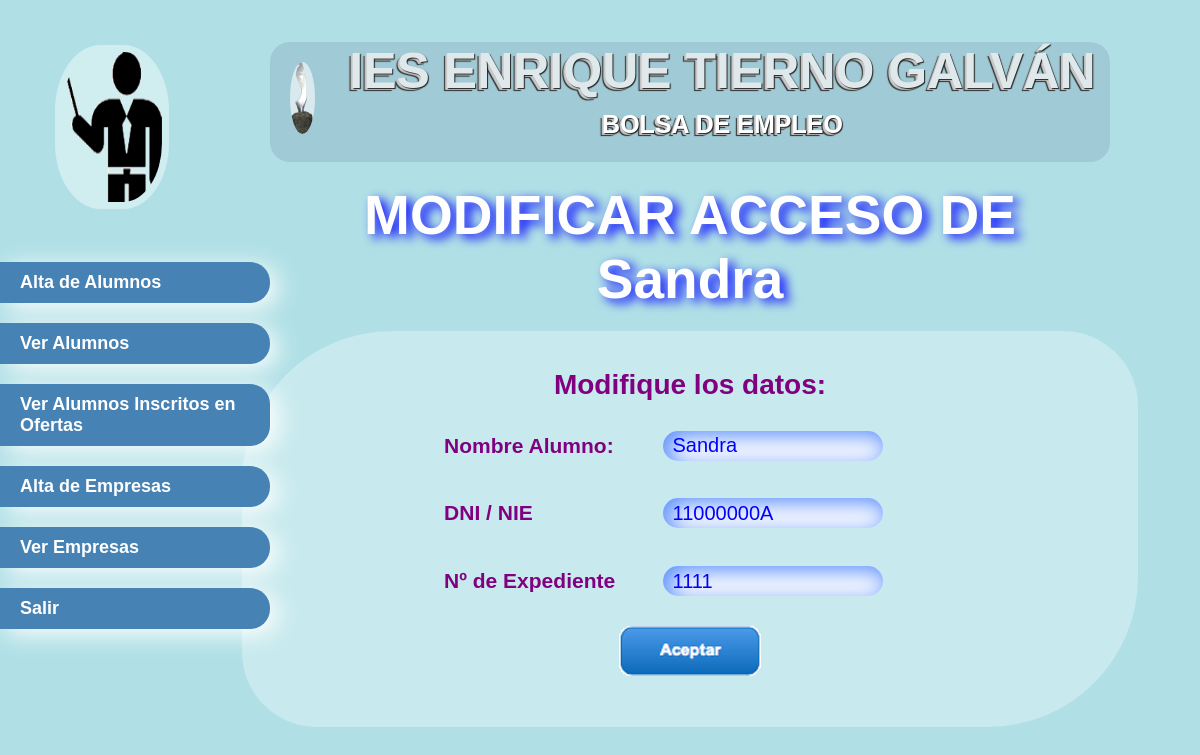
The page /Proyecto/profesor/modif_alum.php?id=11000000A on the database its author committed.
### tables this page shows
CREATE TABLE IF NOT EXISTS `alumnos` (
  `DNI` varchar(9) NOT NULL,
  `EXP` int(5) NOT NULL,
  `IDPROF` int(3) NOT NULL,
  `NOMBRE` varchar(30) NOT NULL,
  PRIMARY KEY (`DNI`),
  KEY `IDPROF` (`IDPROF`),
  KEY `IDPROF_2` (`IDPROF`),
  KEY `IDPROF_3` (`IDPROF`)
);

### Proyecto/profesor/modif_alum.php (the view, shortened to what this page needs)
<html>
<head>
	<LINK REL="stylesheet" TYPE="text/css" HREF="estilo.css">
</head>
<BODY>
<?php
	$ID=$_REQUEST['id'];
	$conexion=mysqli_connect("localhost","root","","bolsaempleo") or die("Problemas en la conexion");
	$query= "select * from ALUMNOS where DNI= '$ID'" or die ("Problemas en el select". mysqli_error($conexion));
	$cons=mysqli_query($conexion,$query);
	$fila=mysqli_fetch_array($cons);
	?>
		<div id="menu" class="div">
				<div class="ima">
					<img class="foto" src="/Proyecto/botones/profesores-2.gif">
				</div>
				<div class="ul">
					<ul>
						<a href="alta_alum.php"><li>Alta de Alumnos</li></a>
						<a href="ver_alum.php"><li>Ver Alumnos</li></a>
						<a href="ver_inscritos.php"><li>Ver Alumnos Inscritos en Ofertas</li></a>
						<a href="/Proyecto/empresa/form_empresa.php?n=2"><li>Alta de Empresas</li></a>
						<a href="ver_empresas.php"><li>Ver Empresas</li></a>
						<a href="index.php"><li>Salir</li></a>
					</ul>
				</div>
			</div>
		<div id="pagina" >
			<div id="head">
				<header id="header">
					<div class="titulo">
							<img class="sim" style="float:left;" src="/Proyecto/ies.gif">
							<h1>IES ENRIQUE TIERNO GALVÁN</h1>
							<p>BOLSA DE EMPLEO</p>
					</div>
				</header>
			</div>
				<div id="principal" class="div">
					<h1 class="h1">MODIFICAR ACCESO DE <?php echo $fila['NOMBRE'] ?></h1>
					<div id="acceso">
					<P class="pp">Modifique los datos:</P>
					<FORM CLASS="borde" ACTION="modif_alum2.php?id=<?php echo $ID ?>" METHOD="POST" autocomplete="on" enctype="multipart/form-data">
						<p align="center">
							<table class="tabla" width="500">
								<tr >
									<td><p class="p">Nombre Alumno: </p></td><td><p class="p"><INPUT TYPE="text" maxlength="30" NAME="nombre" title="Ingrese el Nombre" placeholder="Nombre" value="<?php echo $fila['NOMBRE'] ?>" required></p></td>
								</tr>
								<tr>
									<td><p class="p">DNI / NIE</p></td><td><p class="p"><INPUT TYPE="text" maxlength="9" NAME="dni"  placeholder="DNI o NIE" value="<?php echo $fila['DNI'] ?>" required pattern="([0-9]{8}([A-Z]|[a-z]))|(([X|Y|Z]|[x|y|z])[0-9]{7}([A-Z]|[a-z]))" title="DNI:12345678X o NIE: [XYZ]1234567X" ></p></td>
								</tr>
								<tr>
									<td><p class="p">Nº de Expediente</p></td><td><p class="p"><INPUT TYPE="number" min="1000" max="10000" NAME="exp"  placeholder="Nº Exp." value="<?php echo $fila['EXP'] ?>" required></p></td>
								</tr>
								<tr>
									<td colspan="2"><p align="center"><INPUT TYPE="submit" NAME="aceptar" VALUE=""></p></td>
								</tr>
							</table>
						</p>
						</div>
				</div>
		</div>
	</BODY>
</HTML>

### Proyecto/profesor/estilo.css (style rules this page uses)
* { margin:0px; padding:0px; }
html { font-family: Geneva, sans-serif; background-color:PowderBlue; }
header#header { margin: 30px auto; width:840px; height:100px; }
div.titulo { text-align:center; height:120px; color: #dfe9ec; font: bold 25px 'Myriad Pro',Arial,Helvetica,sans-serif; background:#a0cad5; width:100%; text-shadow: 1px 1px 1px #222, -2px 2px 1px #ccc, -3px 3px 1px #222; border-radius:20px 20px 20px 20px; }
img.sim { margin:20px; padding:20px auto; background-color: rgba(255,255,255,.6); width:25px; border-radius:50%; transition:box-shadow .4s; }
input[type=text], input[type=number], input[type=password] { margin: 5px; padding: 0 10px; width: 300px; height: 55px; color: SkyBlue; background: white; border: 55px; font-size: 20px; border-radius: 12px; -moz-outline-radius: 8px; -webkit-box-shadow: inset 4px 4px 4px blue; }
input[type=submit] { border-style: none; border-color: inherit; border-width: 0; background: url('/Proyecto/botones/aceptar-3.gif') no-repeat 0 0; cursor: pointer; width: 142px; height: 50px; text-align: left; }
img.foto { width:100px; height: 150px; display: block; margin: 5px 22px 22px 55px; background-color: rgba(255,255,255,.4); padding: 4%; border-radius:40%; transition:box-shadow .4s; }
div#menu ul li { margin-top:20px; font: bold 18px 'Comic Sans MS',Arial,Helvetica,sans-serif; text-decoration:none; background-color: SteelBlue; width:250px; padding-top:10px; padding-bottom:10px; border-radius:0px 20px 20px 0px; padding-left:20px; -moz-box-shadow: 17px 6px 41px cyan; -webkit-box-shadow: 7px 5px 24px white; -webkit-transition:padding-left 0.9s; color: white; }
a:link { text-decoration:none; }
div#menu { width: 15%; float:left; margin-top:20px; height: 100%; position:relative; display:block; }
div#pagina { margin: 1% auto; width: 85%; float: left; height: auto; }
div#principal { width: auto; height: auto; margin: 2%; }
.h1 { color: white; font: bold 55px 'Comic Sans MS',Arial,Helvetica,sans-serif; text-shadow:6px 4px 11px blue; text-align:center; }
p { margin:20px auto; color: white; font: bold 25px 'Myriad Pro',Arial,Helvetica,sans-serif; }
.ima { position:absolute; display:block; margin: 20px 0px 0px 0px; }
.ul { margin: 222px 0px 0px 0px; position:absolute; display:block; }

### Proyecto/profesor/modif_alum.php (style rules this page uses)
img.foto { width:100px; height: 150px; display: block; margin: 5px 22px 22px 55px; background-color: rgba(255,255,255,.4); padding: 4%; border-radius:40%; transition:box-shadow .4s; }
a:link { text-decoration:none; }
div#menu { width: 15%; float:left; margin-top:20px; height: 100%; position:relative; display:block; }
div#pagina { margin: 1% auto; width: 85%; float: left; height: auto; }
div#principal { width: auto; height: auto; margin: 4%; }
.h1 { margin: 0px 110px 20px 110px; color: white; font: bold 55px 'Comic Sans MS',Arial,Helvetica,sans-serif; text-shadow:6px 4px 11px blue; text-align:center; }
p { margin:10px auto; color: white; font: bold 25px 'Myriad Pro',Arial,Helvetica,sans-serif; }
img.sim { margin:20px; padding:20px auto; background-color: rgba(255,255,255,.6); width:25px; border-radius:50%; transition:box-shadow .4s; }
.ima { position:absolute; display:block; margin: 20px 0px 0px 0px; }
.ul { margin: 222px 0px 0px 0px; position:absolute; display:block; }
.p { padding: 1%; text-align: left; color: purple; font: bold 21px Comic Sans MS,Arial,Helvetica,sans-serif; }
.pp { text-align: center; color: purple; font: bold 28px Comic Sans MS,Arial,Helvetica,sans-serif; }
input[type=text], input[type=number], input[type=password] { margin: 5px; padding: 0 10px; width: 220px; height: 30px; color: Blue; background: white; border: 100px; font-size: 20px; border-radius: 18px; -moz-outline-radius: 8px; -webkit-box-shadow: inset 5px 5px 22px rgba(11, 88, 255, 0.7); }
div#acceso { width: 840px; border-radius:150px 75px 150px 75px; text-align:center; margin: 5px auto; height: 340px; font: bold 15px 'Futura',Arial,Helvetica,sans-serif; padding: 3%; background: rgba(255, 255, 255, 0.3); }

### rows shown on the page
alumnos: NOMBRE "Sandra", nombre "Sandra", dni "11000000A", exp "1111"
